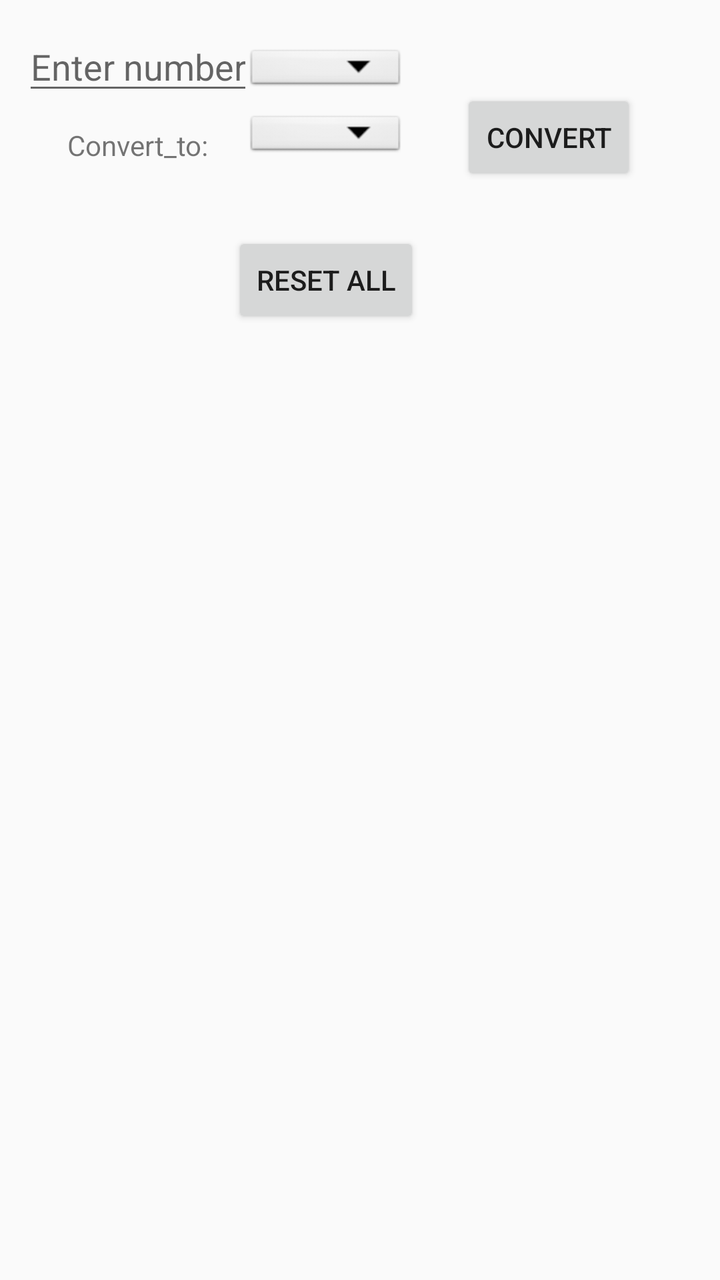
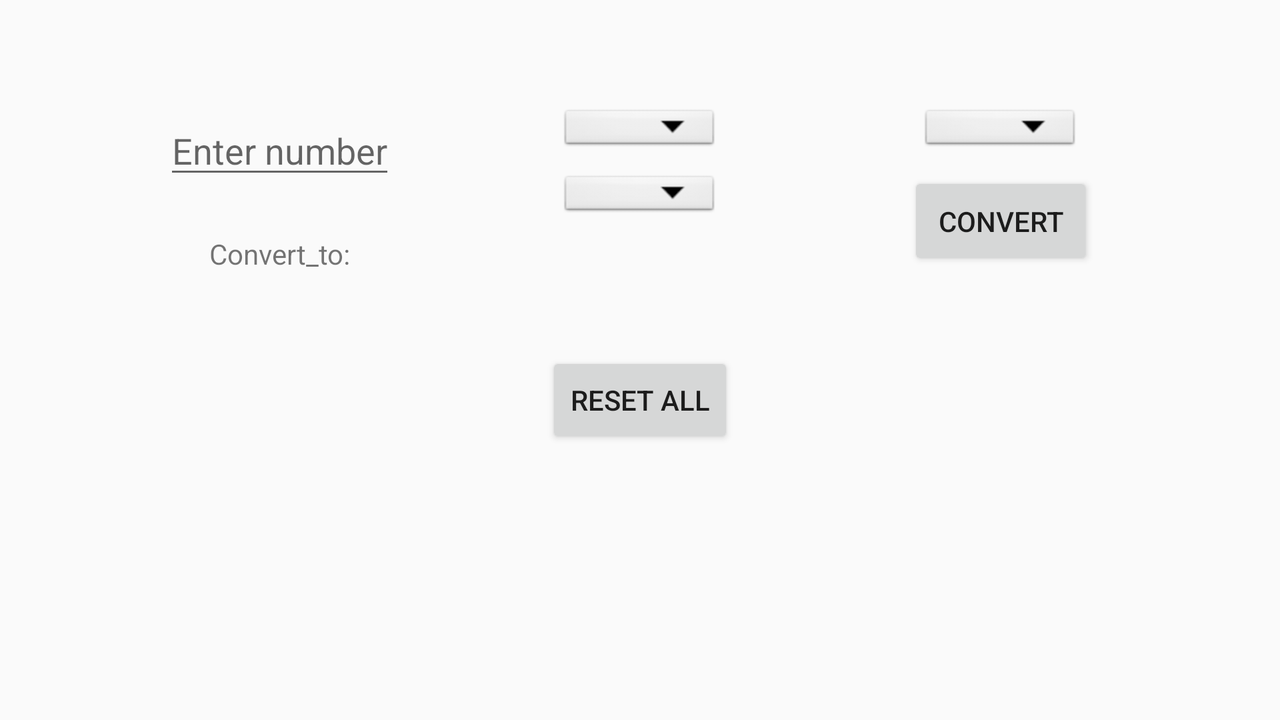

An Android layout and its configuration variant, each rendered on a device that would load it. The default file and the variant file are quoted in full after the pictures.
<!-- AndroidManifest.xml: application theme AppTheme -->
<!-- res/layout/content_main.xml -->
<?xml version="1.0" encoding="utf-8"?>
<androidx.constraintlayout.widget.ConstraintLayout
    xmlns:android="http://schemas.android.com/apk/res/android"
    xmlns:app="http://schemas.android.com/apk/res-auto"
    xmlns:tools="http://schemas.android.com/tools"
    android:id="@+id/content_main"
    android:layout_width="match_parent"
    android:layout_height="match_parent"
    android:layout_gravity="center_horizontal"
    android:layout_margin="@dimen/standard_border"
    tools:layout_editor_absoluteX="54dp"
    tools:showIn="@layout/activity_main">

    <EditText
        android:id="@+id/enter_measure"
        android:layout_width="wrap_content"
        android:layout_height="wrap_content"
        android:layout_marginStart="8dp"
        android:layout_marginTop="8dp"
        android:layout_marginEnd="8dp"
        android:layout_marginBottom="8dp"
        android:hint="@string/enter_number"
        android:inputType="number"
        android:textSize="@dimen/vertical_text_size"
        app:layout_constraintBottom_toBottomOf="@+id/spinner_fraction"
        app:layout_constraintEnd_toStartOf="@+id/spinner_fraction"
        app:layout_constraintStart_toStartOf="parent"
        app:layout_constraintTop_toTopOf="parent" />


    <Spinner
        android:id="@+id/spinner_fraction"
        android:layout_width="wrap_content"
        android:layout_height="@dimen/spinner_hieght"
        android:layout_marginTop="8dp"
        android:background="@android:drawable/btn_dropdown"
        android:spinnerMode="dropdown"
        android:textSize="@dimen/vertical_text_size"
        app:layout_constraintEnd_toEndOf="@+id/reset_all"
        app:layout_constraintStart_toStartOf="@+id/reset_all"
        app:layout_constraintTop_toTopOf="parent" />

    <Spinner
        android:id="@+id/spinner_measurement"
        android:layout_width="wrap_content"
        android:layout_height="@dimen/spinner_hieght"
        android:layout_marginStart="8dp"
        android:layout_marginTop="72dp"
        android:layout_marginEnd="8dp"
        android:background="@android:drawable/btn_dropdown"
        android:spinnerMode="dropdown"
        android:textSize="@dimen/vertical_text_size"
        app:layout_constraintBottom_toBottomOf="@+id/spinner_fraction"
        app:layout_constraintEnd_toEndOf="parent"
        app:layout_constraintHorizontal_bias="0.457"
        app:layout_constraintStart_toEndOf="@+id/spinner_fraction"
        app:layout_constraintTop_toTopOf="parent"
        app:layout_constraintVertical_bias="1.0" />

    <Button
        android:id="@+id/button"
        android:layout_width="wrap_content"
        android:layout_height="wrap_content"
        android:layout_marginStart="8dp"
        android:layout_marginEnd="8dp"
        android:onClick="calcResults"
        android:text="@string/convert"
        android:textSize="@dimen/vertical_text_size"
        app:layout_constraintBottom_toBottomOf="@+id/spinner_measurement2"
        app:layout_constraintEnd_toEndOf="parent"
        app:layout_constraintStart_toEndOf="@+id/spinner_measurement2"
        app:layout_constraintTop_toTopOf="@+id/spinner_measurement2" />

    <TextView
        android:id="@+id/converted_output"
        android:layout_width="wrap_content"
        android:layout_height="wrap_content"
        android:layout_marginStart="8dp"
        android:layout_marginTop="8dp"
        android:layout_marginEnd="8dp"
        android:textSize="@dimen/vertical_text_size"
        app:layout_constraintEnd_toEndOf="parent"
        app:layout_constraintHorizontal_bias="0.433"
        app:layout_constraintStart_toStartOf="parent"
        app:layout_constraintTop_toBottomOf="@+id/spinner_measurement2" />

    <TextView
        android:id="@+id/convert_to"
        android:layout_width="wrap_content"
        android:layout_height="wrap_content"
        android:layout_marginStart="8dp"
        android:layout_marginTop="8dp"
        android:layout_marginEnd="8dp"
        android:text="@string/convert_to"
        android:textSize="@dimen/vertical_text_size"
        app:layout_constraintBottom_toBottomOf="@+id/spinner_measurement2"
        app:layout_constraintEnd_toStartOf="@+id/spinner_measurement2"
        app:layout_constraintStart_toStartOf="parent"
        app:layout_constraintTop_toTopOf="@+id/spinner_measurement2" />

    <Spinner
        android:id="@+id/spinner_measurement2"
        android:layout_width="wrap_content"
        android:layout_height="@dimen/spinner_hieght"
        android:layout_marginTop="8dp"
        android:background="@android:drawable/btn_dropdown"
        android:spinnerMode="dropdown"
        android:textSize="@dimen/vertical_text_size"
        app:layout_constraintEnd_toEndOf="@+id/reset_all"
        app:layout_constraintStart_toStartOf="@+id/reset_all"
        app:layout_constraintTop_toBottomOf="@+id/spinner_fraction">

    </Spinner>

    <Button
        android:id="@+id/reset_all"
        android:layout_width="wrap_content"
        android:layout_height="wrap_content"
        android:layout_marginStart="8dp"
        android:layout_marginTop="8dp"
        android:layout_marginEnd="8dp"
        android:onClick="resetAll"
        android:text="@string/reset_all"
        android:textSize="@dimen/vertical_text_size"
        app:layout_constraintEnd_toEndOf="parent"
        app:layout_constraintHorizontal_bias="0.423"
        app:layout_constraintStart_toStartOf="parent"
        app:layout_constraintTop_toBottomOf="@+id/converted_output" />

</androidx.constraintlayout.widget.ConstraintLayout>
<!-- res/layout/activity_main.xml (included above) -->
<?xml version="1.0" encoding="utf-8"?>
<androidx.coordinatorlayout.widget.CoordinatorLayout
    xmlns:android="http://schemas.android.com/apk/res/android"
    xmlns:app="http://schemas.android.com/apk/res-auto"
    xmlns:tools="http://schemas.android.com/tools"
    android:id="@+id/activity_main"
    android:layout_width="match_parent"
    android:layout_height="match_parent"
    tools:context=".MainActivity">

    <ImageView
        android:layout_width="match_parent"
        android:layout_height="match_parent"

        android:src="@drawable/kitchen_clipart"
        android:scaleType="centerCrop"
        android:alpha=".2"/>


    <include layout="@layout/content_main" />


</androidx.coordinatorlayout.widget.CoordinatorLayout>
<!-- resources referenced by this layout -->
<resources>
  <dimen name="spinner_hieght">25dp</dimen>
  <dimen name="standard_border">15dp</dimen>
  <dimen name="vertical_text_size">20sp</dimen>
  <!-- drawable kitchen_clipart: png bitmap (drawable-hdpi, 557050 bytes) -->
  <string name="convert">Convert</string>
  <string name="convert_to">Convert_to:</string>
  <string name="enter_number">Enter number</string>
  <string name="reset_all">Reset All</string>
  <style name="AppTheme" parent="Theme.AppCompat.Light.DarkActionBar">
          
          <item name="colorPrimary">@color/colorPrimary</item>
          <item name="colorPrimaryDark">@color/colorPrimaryDark</item>
          <item name="colorAccent">@color/colorAccent</item>
      </style>
  <color name="colorPrimary">#e1bee7</color>
  <color name="colorPrimaryDark">#af8eb5</color>
  <color name="colorAccent">#af8eb5</color>
</resources>
<!-- res/layout-land/content_main.xml (the repository's variant of the layout above) -->
<!-- drawn on the phone turned sideways -->
<?xml version="1.0" encoding="utf-8"?>
<androidx.constraintlayout.widget.ConstraintLayout xmlns:android="http://schemas.android.com/apk/res/android"
    xmlns:app="http://schemas.android.com/apk/res-auto"
    xmlns:tools="http://schemas.android.com/tools"
    android:id="@+id/content_main"
    android:layout_width="match_parent"
    android:layout_height="match_parent"
    android:layout_gravity="center_horizontal"
    android:layout_marginTop="45dp"
    tools:layout_editor_absoluteX="54dp"
    tools:showIn="@layout/activity_main">

    <EditText
        android:id="@+id/enter_measure"
        android:layout_width="wrap_content"
        android:layout_height="wrap_content"
        android:layout_marginStart="8dp"
        android:layout_marginTop="8dp"
        android:layout_marginEnd="8dp"
        android:hint="@string/enter_number"
        android:inputType="number"
        android:textSize="@dimen/land_text_size"
        app:layout_constraintEnd_toStartOf="@+id/spinner_fraction"
        app:layout_constraintStart_toStartOf="parent"
        app:layout_constraintTop_toTopOf="parent" />


    <Spinner
        android:id="@+id/spinner_fraction"
        android:layout_width="wrap_content"
        android:layout_height="@dimen/spinner_hieght"
        android:layout_marginTop="8dp"
        android:background="@android:drawable/btn_dropdown"
        android:spinnerMode="dropdown"
        android:textSize="@dimen/land_text_size"
        app:layout_constraintEnd_toEndOf="@+id/reset_all"
        app:layout_constraintStart_toStartOf="@+id/reset_all"
        app:layout_constraintTop_toTopOf="parent" />

    <Spinner
        android:id="@+id/spinner_measurement"
        android:layout_width="wrap_content"
        android:layout_height="@dimen/spinner_hieght"
        android:layout_marginStart="8dp"
        android:layout_marginTop="8dp"
        android:layout_marginEnd="8dp"
        android:background="@android:drawable/btn_dropdown"
        android:padding="@dimen/standard_border"
        android:spinnerMode="dropdown"
        android:textSize="@dimen/land_text_size"
        app:layout_constraintBottom_toBottomOf="@+id/spinner_fraction"
        app:layout_constraintEnd_toEndOf="parent"
        app:layout_constraintStart_toEndOf="@+id/spinner_fraction"
        app:layout_constraintTop_toTopOf="parent" />

    <Button
        android:id="@+id/button"
        android:layout_width="wrap_content"
        android:layout_height="wrap_content"
        android:layout_marginStart="8dp"
        android:layout_marginTop="8dp"
        android:layout_marginEnd="8dp"
        android:onClick="calcResults"
        android:padding="@dimen/standard_border"
        android:text="@string/convert"
        android:textSize="@dimen/land_text_size"
        app:layout_constraintEnd_toEndOf="parent"
        app:layout_constraintStart_toEndOf="@+id/spinner_measurement2"
        app:layout_constraintTop_toBottomOf="@+id/spinner_measurement" />

    <TextView
        android:id="@+id/converted_output"
        android:layout_width="wrap_content"
        android:layout_height="wrap_content"
        android:layout_marginStart="8dp"
        android:layout_marginTop="8dp"
        android:layout_marginEnd="8dp"
        android:padding="@dimen/standard_border"
        android:textSize="@dimen/land_text_size"
        app:layout_constraintEnd_toEndOf="parent"
        app:layout_constraintStart_toStartOf="parent"
        app:layout_constraintTop_toBottomOf="@+id/spinner_measurement2" />

    <TextView
        android:id="@+id/convert_to"
        android:layout_width="wrap_content"
        android:layout_height="wrap_content"
        android:layout_marginStart="8dp"
        android:layout_marginTop="8dp"
        android:layout_marginEnd="8dp"
        android:padding="@dimen/standard_border"
        android:text="@string/convert_to"
        android:textSize="@dimen/land_text_size"
        app:layout_constraintEnd_toStartOf="@+id/spinner_measurement2"
        app:layout_constraintStart_toStartOf="parent"
        app:layout_constraintTop_toBottomOf="@+id/enter_measure" />

    <Spinner
        android:id="@+id/spinner_measurement2"
        android:layout_width="wrap_content"
        android:layout_height="@dimen/spinner_hieght"
        android:layout_marginTop="8dp"
        android:background="@android:drawable/btn_dropdown"
        android:padding="@dimen/standard_border"
        android:spinnerMode="dropdown"
        android:textSize="@dimen/land_text_size"
        app:layout_constraintEnd_toEndOf="@+id/reset_all"
        app:layout_constraintStart_toStartOf="@+id/reset_all"
        app:layout_constraintTop_toBottomOf="@+id/spinner_fraction">

    </Spinner>

    <Button
        android:id="@+id/reset_all"
        android:layout_width="wrap_content"
        android:layout_height="wrap_content"
        android:layout_marginStart="8dp"
        android:layout_marginTop="8dp"
        android:layout_marginEnd="8dp"
        android:onClick="resetAll"
        android:text="@string/reset_all"
        android:textSize="@dimen/land_text_size"
        app:layout_constraintEnd_toEndOf="parent"
        app:layout_constraintStart_toStartOf="parent"
        app:layout_constraintTop_toBottomOf="@+id/converted_output" />

</androidx.constraintlayout.widget.ConstraintLayout>
<!-- res/layout/content_main.xml (included above) -->
<?xml version="1.0" encoding="utf-8"?>
<androidx.constraintlayout.widget.ConstraintLayout
    xmlns:android="http://schemas.android.com/apk/res/android"
    xmlns:app="http://schemas.android.com/apk/res-auto"
    xmlns:tools="http://schemas.android.com/tools"
    android:id="@+id/content_main"
    android:layout_width="match_parent"
    android:layout_height="match_parent"
    android:layout_gravity="center_horizontal"
    android:layout_margin="@dimen/standard_border"
    tools:layout_editor_absoluteX="54dp"
    tools:showIn="@layout/activity_main">

    <EditText
        android:id="@+id/enter_measure"
        android:layout_width="wrap_content"
        android:layout_height="wrap_content"
        android:layout_marginStart="8dp"
        android:layout_marginTop="8dp"
        android:layout_marginEnd="8dp"
        android:layout_marginBottom="8dp"
        android:hint="@string/enter_number"
        android:inputType="number"
        android:textSize="@dimen/vertical_text_size"
        app:layout_constraintBottom_toBottomOf="@+id/spinner_fraction"
        app:layout_constraintEnd_toStartOf="@+id/spinner_fraction"
        app:layout_constraintStart_toStartOf="parent"
        app:layout_constraintTop_toTopOf="parent" />


    <Spinner
        android:id="@+id/spinner_fraction"
        android:layout_width="wrap_content"
        android:layout_height="@dimen/spinner_hieght"
        android:layout_marginTop="8dp"
        android:background="@android:drawable/btn_dropdown"
        android:spinnerMode="dropdown"
        android:textSize="@dimen/vertical_text_size"
        app:layout_constraintEnd_toEndOf="@+id/reset_all"
        app:layout_constraintStart_toStartOf="@+id/reset_all"
        app:layout_constraintTop_toTopOf="parent" />

    <Spinner
        android:id="@+id/spinner_measurement"
        android:layout_width="wrap_content"
        android:layout_height="@dimen/spinner_hieght"
        android:layout_marginStart="8dp"
        android:layout_marginTop="72dp"
        android:layout_marginEnd="8dp"
        android:background="@android:drawable/btn_dropdown"
        android:spinnerMode="dropdown"
        android:textSize="@dimen/vertical_text_size"
        app:layout_constraintBottom_toBottomOf="@+id/spinner_fraction"
        app:layout_constraintEnd_toEndOf="parent"
        app:layout_constraintHorizontal_bias="0.457"
        app:layout_constraintStart_toEndOf="@+id/spinner_fraction"
        app:layout_constraintTop_toTopOf="parent"
        app:layout_constraintVertical_bias="1.0" />

    <Button
        android:id="@+id/button"
        android:layout_width="wrap_content"
        android:layout_height="wrap_content"
        android:layout_marginStart="8dp"
        android:layout_marginEnd="8dp"
        android:onClick="calcResults"
        android:text="@string/convert"
        android:textSize="@dimen/vertical_text_size"
        app:layout_constraintBottom_toBottomOf="@+id/spinner_measurement2"
        app:layout_constraintEnd_toEndOf="parent"
        app:layout_constraintStart_toEndOf="@+id/spinner_measurement2"
        app:layout_constraintTop_toTopOf="@+id/spinner_measurement2" />

    <TextView
        android:id="@+id/converted_output"
        android:layout_width="wrap_content"
        android:layout_height="wrap_content"
        android:layout_marginStart="8dp"
        android:layout_marginTop="8dp"
        android:layout_marginEnd="8dp"
        android:textSize="@dimen/vertical_text_size"
        app:layout_constraintEnd_toEndOf="parent"
        app:layout_constraintHorizontal_bias="0.433"
        app:layout_constraintStart_toStartOf="parent"
        app:layout_constraintTop_toBottomOf="@+id/spinner_measurement2" />

    <TextView
        android:id="@+id/convert_to"
        android:layout_width="wrap_content"
        android:layout_height="wrap_content"
        android:layout_marginStart="8dp"
        android:layout_marginTop="8dp"
        android:layout_marginEnd="8dp"
        android:text="@string/convert_to"
        android:textSize="@dimen/vertical_text_size"
        app:layout_constraintBottom_toBottomOf="@+id/spinner_measurement2"
        app:layout_constraintEnd_toStartOf="@+id/spinner_measurement2"
        app:layout_constraintStart_toStartOf="parent"
        app:layout_constraintTop_toTopOf="@+id/spinner_measurement2" />

    <Spinner
        android:id="@+id/spinner_measurement2"
        android:layout_width="wrap_content"
        android:layout_height="@dimen/spinner_hieght"
        android:layout_marginTop="8dp"
        android:background="@android:drawable/btn_dropdown"
        android:spinnerMode="dropdown"
        android:textSize="@dimen/vertical_text_size"
        app:layout_constraintEnd_toEndOf="@+id/reset_all"
        app:layout_constraintStart_toStartOf="@+id/reset_all"
        app:layout_constraintTop_toBottomOf="@+id/spinner_fraction">

    </Spinner>

    <Button
        android:id="@+id/reset_all"
        android:layout_width="wrap_content"
        android:layout_height="wrap_content"
        android:layout_marginStart="8dp"
        android:layout_marginTop="8dp"
        android:layout_marginEnd="8dp"
        android:onClick="resetAll"
        android:text="@string/reset_all"
        android:textSize="@dimen/vertical_text_size"
        app:layout_constraintEnd_toEndOf="parent"
        app:layout_constraintHorizontal_bias="0.423"
        app:layout_constraintStart_toStartOf="parent"
        app:layout_constraintTop_toBottomOf="@+id/converted_output" />

</androidx.constraintlayout.widget.ConstraintLayout>
<!-- resources referenced by the variant -->
<!-- as the phone turned sideways resolves them -->
<resources>
  <dimen name="land_text_size">23sp</dimen>
  <dimen name="spinner_hieght">25dp</dimen>
  <dimen name="standard_border">15dp</dimen>
  <dimen name="vertical_text_size">20sp</dimen>
  <!-- drawable kitchen_clipart: png bitmap (drawable-hdpi, 557050 bytes) -->
  <string name="convert">Convert</string>
  <string name="convert_to">Convert_to:</string>
  <string name="enter_number">Enter number</string>
  <string name="reset_all">Reset All</string>
  <style name="AppTheme" parent="Theme.AppCompat.Light.DarkActionBar">
          
          <item name="colorPrimary">@color/colorPrimary</item>
          <item name="colorPrimaryDark">@color/colorPrimaryDark</item>
          <item name="colorAccent">@color/colorAccent</item>
      </style>
  <color name="colorPrimary">#e1bee7</color>
  <color name="colorPrimaryDark">#af8eb5</color>
  <color name="colorAccent">#af8eb5</color>
</resources>
